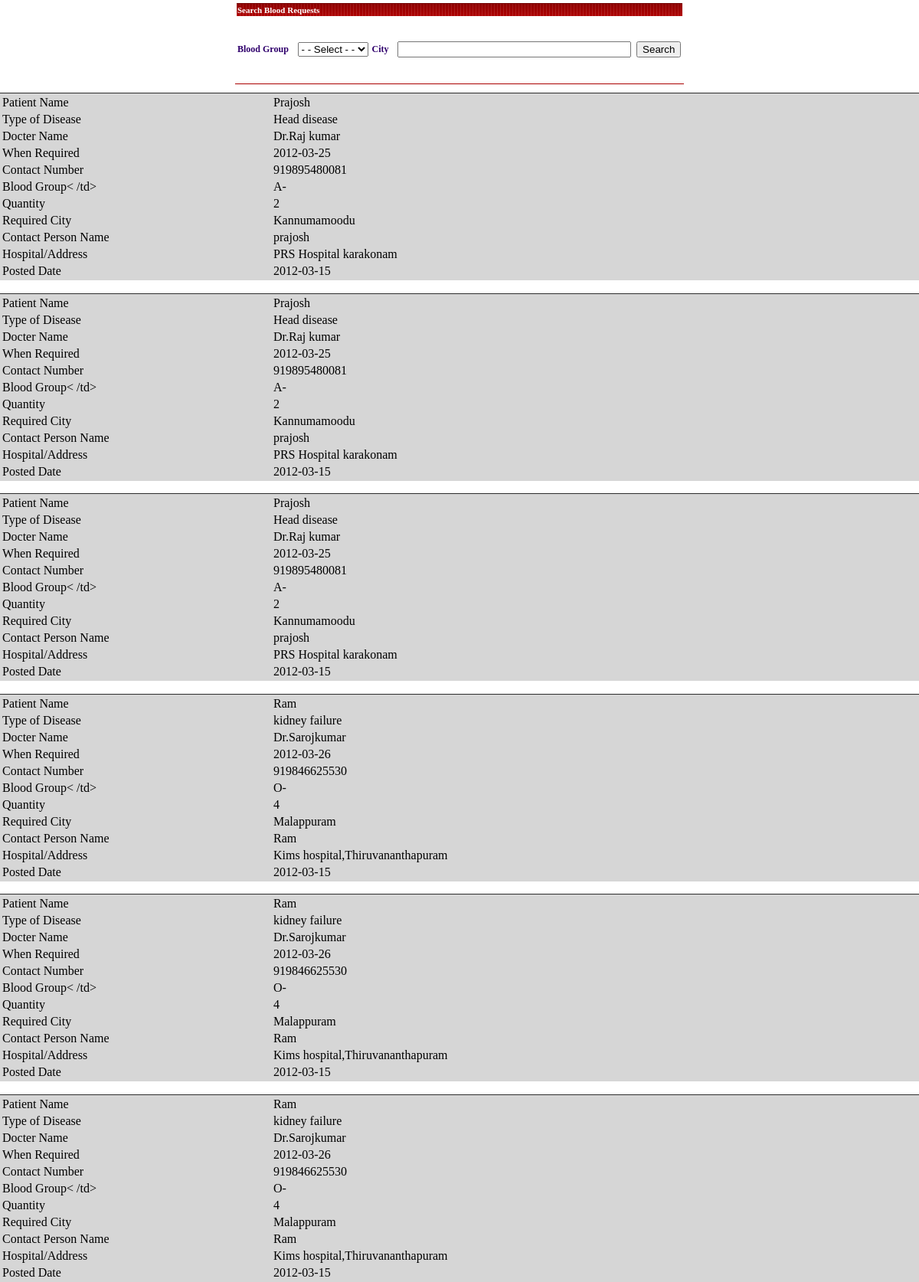
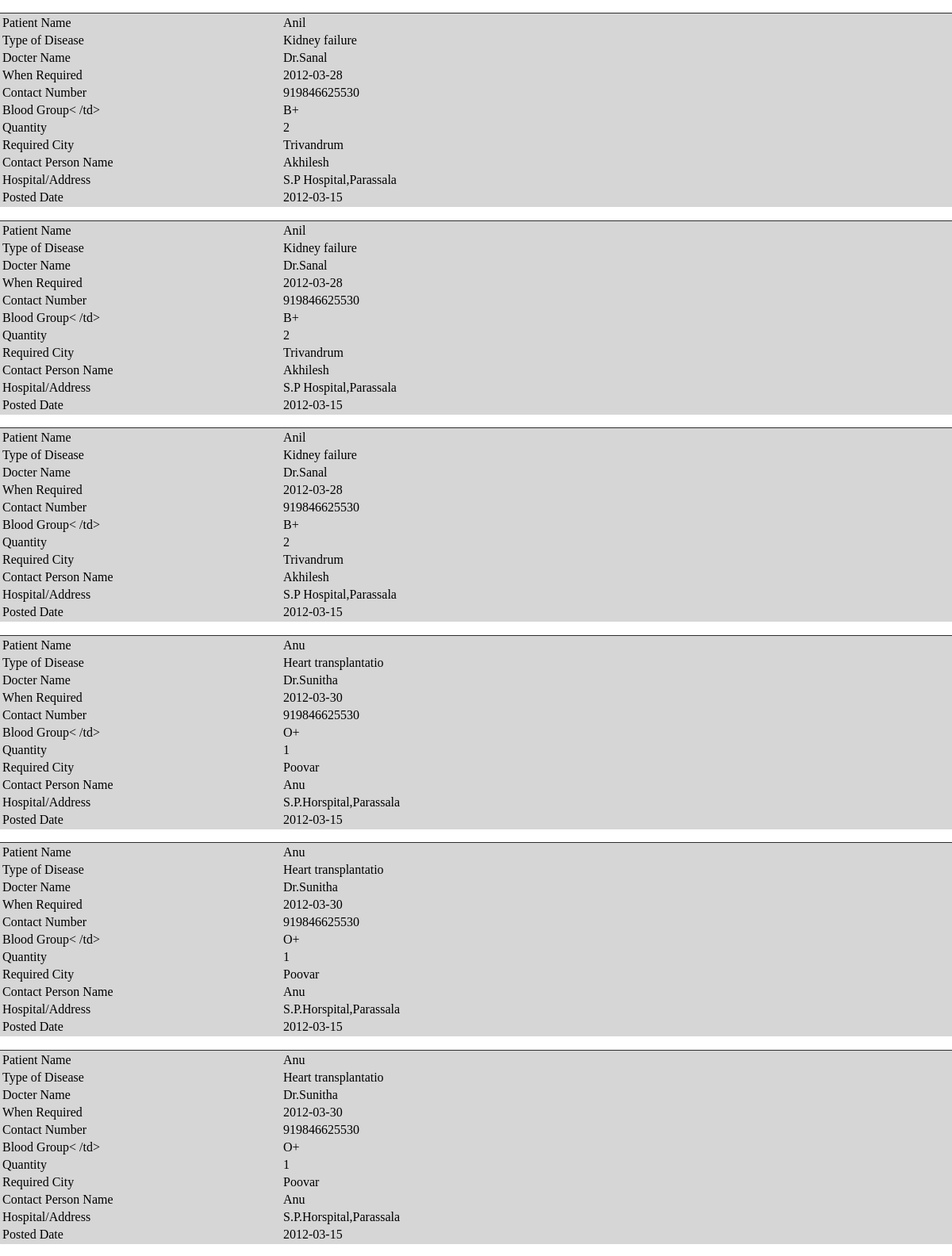
The page /vw_req_frame.php (upper part) on the database its author committed (2 pictures, top to bottom).
### tables this page shows
CREATE TABLE IF NOT EXISTS `blood_req` (
  `pat_name` varchar(20) NOT NULL,
  `typ_dis` varchar(20) NOT NULL,
  `doc_name` varchar(20) NOT NULL,
  `whn_req` date NOT NULL,
  `cont_num` varchar(12) NOT NULL,
  `blood_grp` varchar(5) NOT NULL,
  `quan` varchar(3) NOT NULL,
  `req_city` varchar(20) NOT NULL,
  `cont_per_name` varchar(20) NOT NULL,
  `hosp_add` varchar(50) NOT NULL,
  `dt` date NOT NULL
);

### vw_req_frame.php (the view, shortened to what this page needs)
<link href="Style.css" rel="stylesheet" type="text/css" />
<?php
$bg=$_POST["bg"];
$city=$_POST["city"];
$sql="SELECT * FROM blood_req WHERE blood_grp like '%$bg%' and req_city like '%$city%'  ORDER BY whn_req";
 $result=mysql_query($sql);
?>
<form id="form1" name="form1" method="post" action="<?php echo $_SERVER['PHP_SELF']; ?>">
    <table width="586" height="110" class="tbl_form" align="center">
    <tr>
      <td colspan="8" class="cptn">Search Blood Requests</td>
      </tr>
    <tr>
      <td colspan="8">&nbsp;</td>
      </tr>
    <tr>
      <td class="field">      Blood Group</td>
      <td class="field">&nbsp;</td>
      <td class="field"><select name="bg" size="1" id="select">
        <option>- - Select - -</option>
      </select></td>
      <td class="field">City</td>
      <td class="field">&nbsp;</td>
      <td><span class="field">
        <input name="city" type="text" id="textfield4" size="35" />
      </span></td>
      <td><input type="submit" name="button" id="button" value="Search" /></td>
    </tr>
    <tr>
      <td colspan="8">&nbsp;</td>
      </tr>
  </table>
  </form>
	<?php
	  while($row=mysql_fetch_array($result))
	  {
  echo '<div class="nw">';
	echo '<table><tr ><td width="350">Patient Name</td>';
	  echo '<td> '.$row['pat_name'].'</td>' ;
	echo '</tr>';
	echo '<tr><td>Type of Disease</td>';
	  echo '  <td>'.$row['typ_dis'].'</td>' ;
	  echo '</tr>';
	  echo '<tr><td>Docter Name</td>';
	   echo ' <td> '.$row['doc_name'] .'</td>';
	  echo '</tr><tr><td>When Required</td>';
	  echo ' <td> '.$row['whn_req'].'</td>' ;
	  echo '</tr><tr><td>Contact Number</td>';
	  echo '  <td>'.$row['cont_num'].'</td>' ;
	 echo '</tr><tr><td>Blood Group< /td>';
	  echo ' <td> '.$row['blood_grp'].'</td>' ;
	  echo '</tr><tr><td>Quantity</td>';
	  echo ' <td> '.$row['quan'] .'</td>';
	  echo '</tr><tr><td>Required City</td>';
	  echo '  <td>'.$row['req_city'] .'</td>';
	  echo '</tr><tr><td>Contact Person Name</td>';
	  echo '  <td>'.$row['cont_per_name'].'</td>' ;
	  echo '</tr><tr><td>Hospital/Address</td>';
	  echo '  <td>'.$row['hosp_add'].'</td>' ;
	  echo '</tr><tr><td>Posted Date</td>';
	  echo '  <td>'.$row['dt'] .'</td>';
	  echo '</tr>';
	  echo '</table>';
    echo '</div>';
	}
	  ?>

### Style.css (style rules this page uses)
.tbl_form { border-bottom-style: solid; border-right-color: #AA0000; border-bottom-color: #AA0000; border-left-color: #AA0000; border-bottom-width: 1px; }
.tbl_form .cptn { background-image: url(images/tableftE.gif); color: #FFFFFF; font-size: 11px; font-weight: bold; }
.tbl_form .field { font-size: 12px; font-weight: bold; color: #2F006C; }
.nw { background-color: #D6D6D6; border-top-width: 1px; border-top-style: inset; border-top-color: #818181; }

### rows shown on the page
blood_req: pat_name "Prajosh", typ_dis "Head disease", doc_name "Dr.Raj kumar", whn_req "2012-03-25", cont_num "919895480081", blood_grp "A-", quan "2", req_city "Kannumamoodu", cont_per_name "prajosh", hosp_add "PRS Hospital karakonam", dt "2012-03-15"
blood_req: pat_name "Prajosh", typ_dis "Head disease", doc_name "Dr.Raj kumar", whn_req "2012-03-25", cont_num "919895480081", blood_grp "A-", quan "2", req_city "Kannumamoodu", cont_per_name "prajosh", hosp_add "PRS Hospital karakonam", dt "2012-03-15"
blood_req: pat_name "Prajosh", typ_dis "Head disease", doc_name "Dr.Raj kumar", whn_req "2012-03-25", cont_num "919895480081", blood_grp "A-", quan "2", req_city "Kannumamoodu", cont_per_name "prajosh", hosp_add "PRS Hospital karakonam", dt "2012-03-15"
blood_req: pat_name "Ram", typ_dis "kidney failure", doc_name "Dr.Sarojkumar", whn_req "2012-03-26", cont_num "919846625530", blood_grp "O-", quan "4", req_city "Malappuram", cont_per_name "Ram", hosp_add "Kims hospital,Thiruvananthapuram", dt "2012-03-15"
blood_req: pat_name "Ram", typ_dis "kidney failure", doc_name "Dr.Sarojkumar", whn_req "2012-03-26", cont_num "919846625530", blood_grp "O-", quan "4", req_city "Malappuram", cont_per_name "Ram", hosp_add "Kims hospital,Thiruvananthapuram", dt "2012-03-15"
blood_req: pat_name "Ram", typ_dis "kidney failure", doc_name "Dr.Sarojkumar", whn_req "2012-03-26", cont_num "919846625530", blood_grp "O-", quan "4", req_city "Malappuram", cont_per_name "Ram", hosp_add "Kims hospital,Thiruvananthapuram", dt "2012-03-15"
blood_req: pat_name "Anil", typ_dis "Kidney failure", doc_name "Dr.Sanal", whn_req "2012-03-28", cont_num "919846625530", blood_grp "B+", quan "2", req_city "Trivandrum", cont_per_name "Akhilesh", hosp_add "S.P Hospital,Parassala", dt "2012-03-15"
blood_req: pat_name "Anil", typ_dis "Kidney failure", doc_name "Dr.Sanal", whn_req "2012-03-28", cont_num "919846625530", blood_grp "B+", quan "2", req_city "Trivandrum", cont_per_name "Akhilesh", hosp_add "S.P Hospital,Parassala", dt "2012-03-15"
blood_req: pat_name "Anil", typ_dis "Kidney failure", doc_name "Dr.Sanal", whn_req "2012-03-28", cont_num "919846625530", blood_grp "B+", quan "2", req_city "Trivandrum", cont_per_name "Akhilesh", hosp_add "S.P Hospital,Parassala", dt "2012-03-15"
blood_req: pat_name "Anu", typ_dis "Heart transplantatio", doc_name "Dr.Sunitha", whn_req "2012-03-30", cont_num "919846625530", blood_grp "O+", quan "1", req_city "Poovar", cont_per_name "Anu", hosp_add "S.P.Horspital,Parassala", dt "2012-03-15"
blood_req: pat_name "Anu", typ_dis "Heart transplantatio", doc_name "Dr.Sunitha", whn_req "2012-03-30", cont_num "919846625530", blood_grp "O+", quan "1", req_city "Poovar", cont_per_name "Anu", hosp_add "S.P.Horspital,Parassala", dt "2012-03-15"
blood_req: pat_name "Anu", typ_dis "Heart transplantatio", doc_name "Dr.Sunitha", whn_req "2012-03-30", cont_num "919846625530", blood_grp "O+", quan "1", req_city "Poovar", cont_per_name "Anu", hosp_add "S.P.Horspital,Parassala", dt "2012-03-15"
